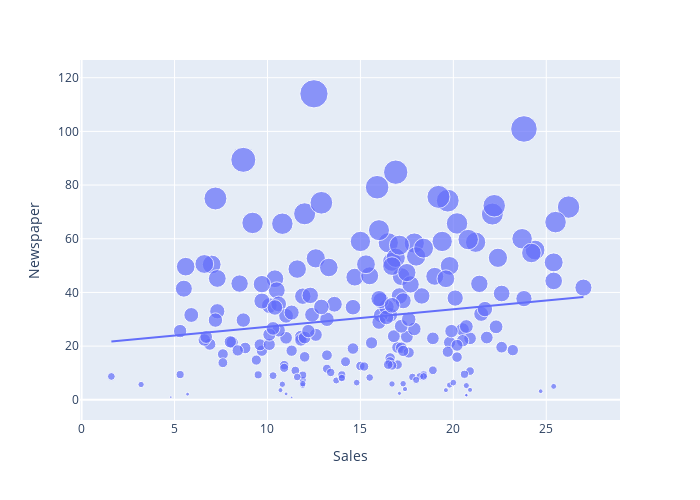

Notebook cell for this chart:
### Code cell
# Newspaper - Sales relation with scatterplot
figure = px.scatter(data_frame = data, x = "Sales", y = "Newspaper", size = "Newspaper", trendline = "ols", height = 500, width = 700)
figure.show()

### Figure 1 — Plotly figure (JSON) as saved in the notebook; plotly's stock layout.template omitted (floating-point values rounded to 4 significant figures; data arrays with more than 128 entries replaced by an {"elided": "..."} marker saying what was removed)
{"data": [{"hovertemplate": "Sales=%{x}<br>Newspaper=%{marker.size}<extra></extra>", "legendgroup": "", "marker": {"color": "#636efa", "size": {"elided": "200 float values"}, "sizemode": "area", "sizeref": 0.285, "symbol": "circle"}, "mode": "markers", "name": "", "orientation": "v", "showlegend": false, "type": "scatter", "x": {"elided": "200 float values"}, "xaxis": "x", "y": {"elided": "200 float values"}, "yaxis": "y"}, {"hovertemplate": "<b>OLS trendline</b><br>Newspaper = 0.651064 * Sales + 20.7031<br>R<sup>2</sup>=0.024951<br><br>Sales=%{x}<br>Newspaper=%{y} <b>(trend)</b><extra></extra>", "legendgroup": "", "marker": {"color": "#636efa", "symbol": "circle"}, "mode": "lines", "name": "", "showlegend": false, "type": "scatter", "x": {"elided": "200 float values"}, "xaxis": "x", "y": {"elided": "200 float values"}, "yaxis": "y"}], "layout": {"height": 500, "legend": {"itemsizing": "constant", "tracegroupgap": 0}, "margin": {"t": 60}, "width": 700, "xaxis": {"anchor": "y", "autorange": true, "domain": [0, 1], "range": [-0.08781, 28.97], "title": {"text": "Sales"}, "type": "linear"}, "yaxis": {"anchor": "x", "autorange": true, "domain": [0, 1], "range": [-7.524, 126.6], "title": {"text": "Newspaper"}, "type": "linear"}}}
